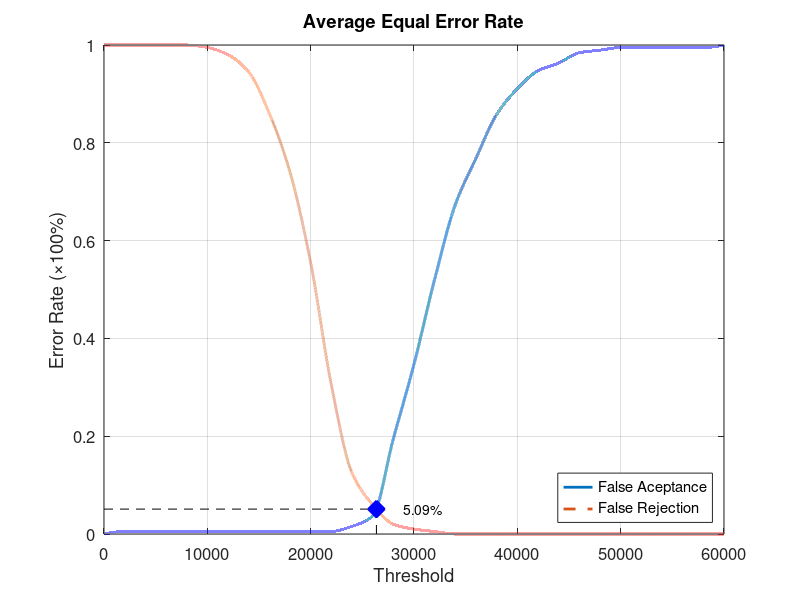
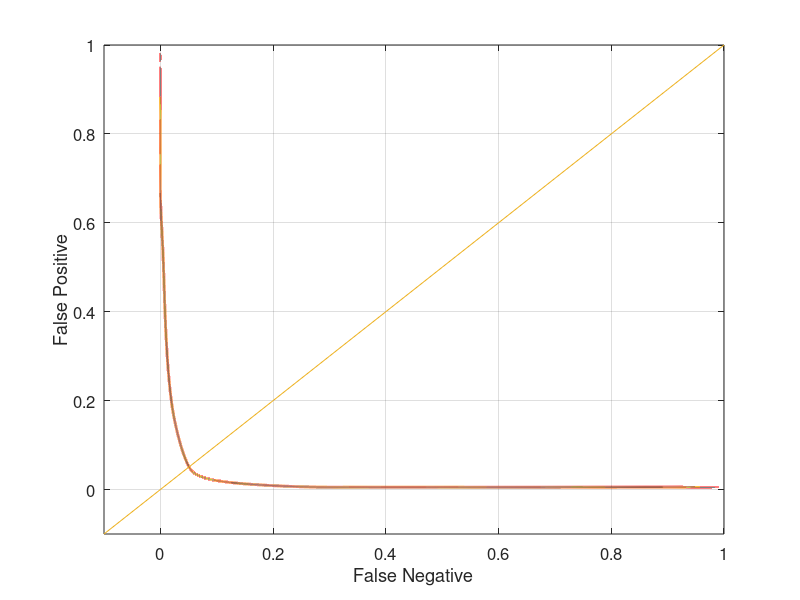

These figures' MATLAB source, in order:
function yEER = Database4_1
close all;
clear;
clc;
x = 0:2000:60000;
xq = 0:0.5:60000;

y0 = [0 0.00526316 0.00526316 0.00526316 0.00526316 0.00526316 0.00526316 0.00526316 0.00526316 0.00526316 0.00526316 0.00526316 0.0157895 0.0368421 0.194737 0.347368 0.521053 0.673684 0.768421 0.857895 0.910526 0.947368 0.963158 0.984211 0.989474 0.994737 0.994737 0.994737 0.994737 0.994737 1];
yy0 = interp1(x, y0, xq, 'pchip');
y1 = [1 1 1 1 1 0.995 0.98 0.945 0.86 0.74 0.555 0.305 0.125 0.06 0.02 0.01 0.005 0 0 0 0 0 0 0 0 0 0 0 0 0 0];
yy1 = interp1(x, y1, xq, 'pchip');

% Calculating EER: 
y2 = abs(y0 - y1);
find(y2 == min(y2))
yy2 = abs(yy0 - yy1);
xEER = find(yy2 == min(yy2));
xEERIndex = xq(xEER) % X-axis EER
yEER = yy0(xEER) % Y-axis EER

main = figure
plot(xq, yy0,'-','LineWidth', 2);	hold on
plot(xq, yy1,'--','LineWidth', 2);	hold on
plot([xEERIndex xEERIndex], [0 yEER], 'k--');	hold on
plot([0 xEERIndex], [yEER yEER], 'k--');	hold on
plot(xEERIndex, yEER, 'bx', 'LineWidth', 10);	hold on
text(xEERIndex + 10 * xEERIndex / 100, yEER, [num2str(round((10000 * yEER)) / 100) '%'])
legend('False Aceptance', 'False Rejection', 'Location', 'SouthEast')
xlabel('Threshold')
ylabel('Error Rate (\times100%)')
title('Average Equal Error Rate')
set(gca, 'FontSize', 12)
axis([0 60000 0 1])
grid on

print(main, 'Database4_1Main', '-dpng');
FNRxFPR = figure('Color', [1 1 1]);
plot(yy1, yy0, '-', yy1, yy0, 'LineWidth', 2);
hold on
y = -0.1:0.1:1
plot(y, y); 
set(gca, 'FontSize', 12)
xlabel('False Negative')
ylabel('False Positive')
axis([-0.1 1 -0.1 1])
set(gca, 'FontSize', 12)
grid on

print(FNRxFPR, 'Database4_1FNRxFPR','-dpng');
end
